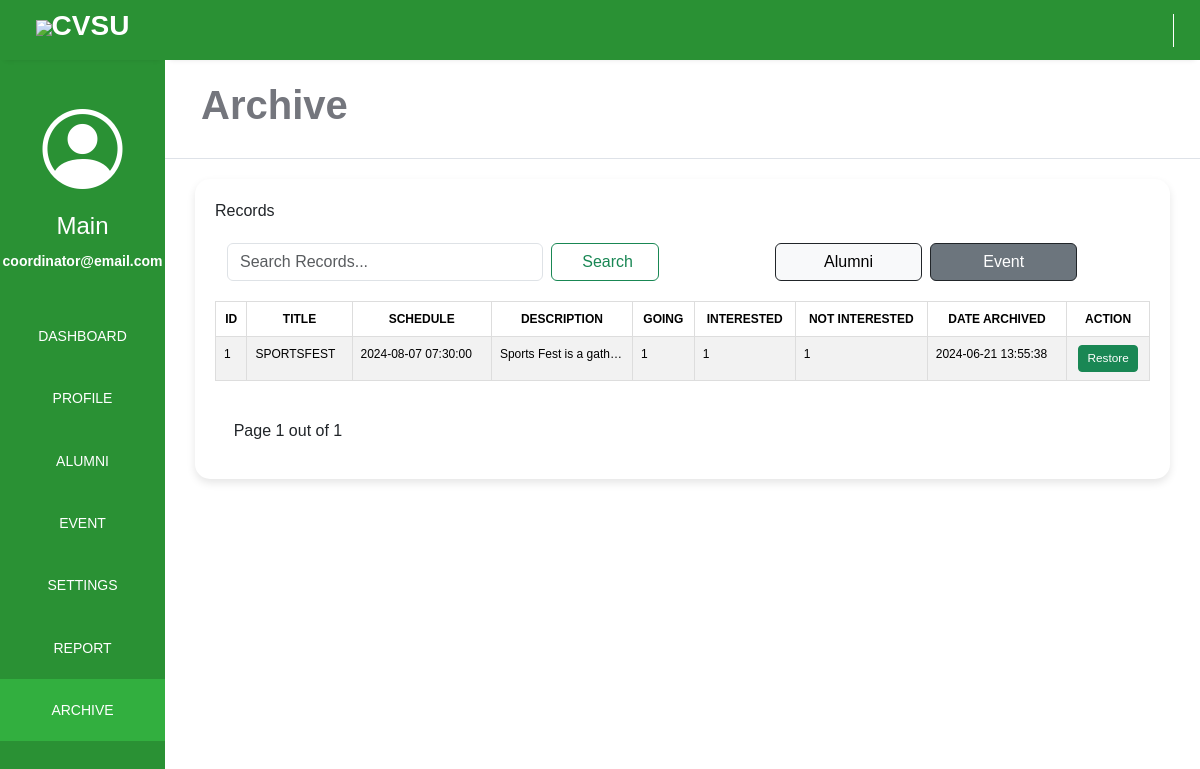
/coordinatorPage/archive/event_archive.php (signed in), run on the app's committed database.
### tables this page shows
CREATE TABLE `coordinator` (
  `coor_id` int(10) NOT NULL,
  `fname` varchar(250) NOT NULL,
  `mname` varchar(250) NOT NULL,
  `lname` varchar(250) NOT NULL,
  `contact` bigint(12) NOT NULL,
  `email` varchar(250) NOT NULL,
  `password` varchar(250) NOT NULL,
  `date_created` timestamp NOT NULL DEFAULT current_timestamp()
);

CREATE TABLE `event_archive` (
  `event_id` int(10) NOT NULL,
  `title` varchar(255) NOT NULL,
  `sched_date` date NOT NULL,
  `sched_time` time NOT NULL,
  `description` text NOT NULL,
  `image` longblob NOT NULL,
  `going` int(10) NOT NULL,
  `interested` int(10) NOT NULL,
  `not_interested` int(10) NOT NULL,
  `date_created` datetime NOT NULL,
  `date_archived` timestamp NOT NULL DEFAULT current_timestamp() ON UPDATE current_timestamp()
);

### coordinatorPage/archive/event_archive.php (the view, shortened to what this page needs)
<?php
$serername = "localhost";
$db_username = "root";
$db_password = "";
$db_name = "alumni_management_system";
$conn = mysqli_connect($serername, $db_username, $db_password, $db_name);
if (isset($_SESSION['user_id'])) {
    $account = $_SESSION['user_id'];
    $stmt = $conn->prepare("SELECT * FROM coordinator WHERE coor_id = ?");
    $stmt->bind_param("s", $account);
    $stmt->execute();
    $user_result = $stmt->get_result();
    if ($user_result->num_rows > 0) {
        $user = $user_result->fetch_assoc();
    } else {
    }
} else {
    echo "User not logged in.";
}
$records_per_page = 6;
$current_page = isset($_GET['page']) ? $_GET['page'] : 1;
$start_from = ($current_page - 1) * $records_per_page;
$sql = "SELECT * FROM event_archive ";
$sql .= "LIMIT $start_from, $records_per_page";
$result = $conn->query($sql);
$total_records_query = "SELECT COUNT(*) FROM event_archive";
$total_records_result = mysqli_query($conn, $total_records_query);
$total_records_row = mysqli_fetch_array($total_records_result);
$total_records = $total_records_row[0];
$total_pages = ceil($total_records / $records_per_page);
?>
<!DOCTYPE html>
<html lang="en">
<head>
    <link rel="stylesheet" href="./css/alumni_arc.css">
    <link rel="stylesheet" href="https://maxst.icons8.com/vue-static/landings/line-awesome/line-awesome/1.3.0/css/line-awesome.min.css">
    <link rel="stylesheet" href="https://cdn.jsdelivr.net/npm/bootstrap@5.3.3/dist/css/bootstrap.min.css">
    <link href='https://unpkg.com/boxicons@2.1.4/css/boxicons.min.css' rel='stylesheet'>
    <link rel="stylesheet" href="https://cdn.jsdelivr.net/npm/bootstrap-icons@1.11.3/font/bootstrap-icons.min.css">
</head>
<body>
    <div class="sidebar">
        <div class="side-header">
            <h3><img src="https://cvsu-imus.edu.ph/student-portal/assets/images/logo-mobile.png"></img><span>CVSU</span></h3>
        </div>
        <div class="side-content">
            <div class="profile">
            <i class="bi bi-person-circle"></i>
                <h4><?php echo $user['fname']; ?></h4>
                <small style="color: white;"><?php echo $user['email']; ?></small>
            </div>
            <div class="side-menu">
                <ul>
                    <li>
                        <a href="../dashboard_admin.php">
                            <small>DASHBOARD</small>
                        </a>
                    </li>
                    <li>
                        <a href="../profile/profile.php">
                            <small>PROFILE</small>
                        </a>
                    </li>
                    <li>
                        <a href="../alumni/alumni.php">
                            <small>ALUMNI</small>
                        </a>
                    </li>
                    <li>
                        <a href="../event/event.php">
                            <small>EVENT</small>
                        </a>
                    </li>
                    <li>
                        <a href="../settings/about.php">
                            <small>SETTINGS</small>
                        </a>
                    </li>
                    <li>
                        <a href="../report/report.php">
                            <small>REPORT</small>
                        </a>
                    </li>
                    <li>
                        <a href="./event_archive.php" class="active">
                            <small>ARCHIVE</small>
                        </a>
                    </li>
                </ul>
            </div>
        </div>
    </div>
    <div class="main-content">
        <header>
            <div class="header-content">
                <div class="header-menu">
                    <div class="user">
                        <a href="../logout.php">
                            <span class="las la-power-off" style="font-size: 30px; border-left: 1px solid #fff; padding-left:10px; color:#fff"></span>
                        </a>
                    </div>
                </div>
            </div>
        </header>
        <main>
            <div class="page-header">
                <h1><strong>Archive</strong></h1>
            </div>
            <div class="container-fluid" id="main-container">
                <div class="container-fluid" id="content-container">
                    <div class="container-title">
                        <span>Records</span>
                    </div>
                    <div class="congainer-fluid" id="column-header">
                        <div class="row">
                            <div class="col">
                                <div class="search">
                                    <form class="d-flex" role="search">
                                        <div class="container-fluid" id="search">
                                            <input class="form-control me-2" type="search" name="query" placeholder="Search Records..." aria-label="Search" value="<?php echo isset($_GET['query']) ? $_GET['query'] : ''; ?>">
                                            <button class="btn btn-outline-success" type="submit" style="padding-left: 30px; padding-right: 39px;">Search</button>
                                        </div>
                                    </form>
                                </div>
                            </div>
                            <div class="col">
                                <div class="add-button" style="margin-left: 17.7%; margin-right: 0;">
                                    <a class='btn btn-light border border-dark' href='./alumni_archive.php' style="padding-left: 48px; padding-right: 48px; margin-right: 1%;">Alumni</a>
                                    <a class='btn btn-secondary border border-dark' href='./event_archive.php' style="padding-left: 52px; padding-right: 52px;">Event</a>
                                </div>
                            </div>
                        </div>
                    </div>
                    <div class="table-content">
                        <table id="example" class="table-responsive table table-striped table-hover ">
                            <thead>
                                <tr>
                                    <th scope="col" class="inline">ID</th>
                                    <th scope="col" class="inline">TITLE</th>
                                    <th scope="col" class="inline">SCHEDULE</th>
                                    <th scope="col" class="inline">DESCRIPTION</th>
                                    <th scope="col" class="inline">GOING</th>
                                    <th scope="col" class="inline">INTERESTED</th>
                                    <th scope="col" class="inline">NOT INTERESTED</th>
                                    <th scope="col" class="inline">DATE ARCHIVED</th>
                                    <th scope="col" class="inline">ACTION</th>
                                </tr>
                            </thead>
                            <tbody>
                                <?php
                                if ($result->num_rows > 0) {
                                    while ($row = $result->fetch_assoc()) {
                                        $schedule = $row["sched_date"] . "  " . $row["sched_time"];
                                ?>
                                        <tr>
                                            <td class="inline"><?php echo $row['event_id'] ?></td>
                                            <td class="inline"><?php echo $row['title'] ?></td>
                                            <td class="inline"><?php echo htmlspecialchars($schedule) ?></td>
                                            <td class="inline"><?php echo $row['description'] ?></td>
                                            <td class="inline"><?php echo $row['going'] ?></td>
                                            <td class="inline"><?php echo $row['interested'] ?></td>
                                            <td class="inline"><?php echo $row['not_interested'] ?></td>
                                            <td class="inline"><?php echo $row['date_archived'] ?></td>
                                            <?php
                                            echo "
                                                <td class='inline act'>
                                                    <div class='button'>
                                                        <a class='btn btn-success btn-sm' href='./restore_event.php?id=$row[event_id]' style='font-size: 11.8px;'>Restore</a>
                                                    </div>
                                                </td>
                                            "; ?>
                                        </tr>
                                <?php
                                    }
                                } else {
                                    $current_page = 0;
                                    echo '<tr><td colspan="12" style="text-align: center;">No records found</td></tr>';
                                }
                                ?>
                            </tbody>
                        </table>
                    </div>
                    <div>
                        <p style="margin-left:2%;margin-top:2.3%;">Page <?= $current_page ?> out of <?= $total_pages ?></p>
                    </div>
                </div>
            </div>
        </main>
</body>
</html>

### coordinatorPage/archive/css/alumni_arc.css (style rules this page uses)
:root { --main-color: #2a9134; --color-dark: #34425A; --text-grey: #B0B0B0; }
* { margin: 0; padding: 0; text-decoration: none; list-style-type: none; box-sizing: border-box; font-family: 'Merriweather', sans-serif; overflow-x: hidden; }
.sidebar { position: fixed; height: 100%; width: 165px; left: 0; bottom: 0; top: 0; z-index: 100; background: #2a9134; box-shadow: 0px 5px 5px 5px rgb(0 0 0 0.2); transition: left 300ms; }
.side-header span { font-weight: bold; }
.side-header { box-shadow: 0px 5px 5px -5px rgb(0 0 0 /10%); background: var(--main-color); height: 60px; display: flex; justify-content: center; align-items: center; }
.side-header img { width: 40px; }
.side-header h3, side-head span { color: #fff; font-weight: 400; }
.side-content { height: calc(100vh - 60px); overflow: auto; }
.profile { text-align: center; padding: 2rem 0rem; }
.profile h4 { color: #fff; font-weight: 500; }
.profile small { color: #899DC1; font-weight: 600; }
.side-menu ul { text-align: center; padding: 0px; }
.side-menu ul li small { color: white; ; }
.side-menu a { display: block; padding: 1.2rem 0rem; text-decoration: none !important; }
.side-menu a.active { background: #32af3f; }
.side-menu a.active span, .side-menu a.active small { color: #fff; }
.side-menu a span, .side-menu a small { color: #899DC1; }
.main-content { margin-left: 165px; width: calc(100% - 165px); transition: margin-left 300ms; }
header { position: fixed; right: 0; top: 0; left: 165px; z-index: 100; height: 60px; box-shadow: 0px 5px 5px -5px rgb(0 0 0 /10%); background: #2a9134; transition: left 300ms; }
.header-content, .header-menu { display: flex; align-items: center; }
.header-content { justify-content: space-between; padding: 0rem 1rem; }
.header-menu { justify-content: flex-end; padding-top: .5rem; }
.user { display: flex; align-items: center; }
main { margin-top: 60px; }
.page-header { padding: 1.3rem 1rem; background: #fff; border-bottom: 1px solid #dee2e8; width: 100%; }
.page-header h1, .page-header small { color: #74767d; margin-left: 20px; width: 100%; }
.table-content { margin-top: 20px; width: 100%; overflow-y: hidden; overflow-x: auto; }
.side-content .profile i { color: #fff; font-size: 80px; font-weight: lighter; }
#main-container { padding-left: 30px; padding-right: 30px; padding-bottom: 30px; }
#column-header { margin-top: 20px; }
#content-container { margin-top: 30px; background-color: #ffffff; border-radius: 15px; box-shadow: 0 4px 8px rgba(0, 0, 0, 0.1); padding: 20px; margin: 20px 0; transition: transform 0.2s; }
#search { display: flex; justify-content: left; }

### coordinatorPage/archive/event_archive.php (style rules this page uses)
table { width: 100%; border-collapse: collapse; }
td { text-align: left; }
.inline { border: 1px solid #dddddd; padding: 8px; font-size: 12px; white-space: nowrap; overflow: hidden; text-overflow: ellipsis; max-width: 130px; }
.act { max-width: 235px; text-align: center; }
th { background-color: #368DB8; font-weight: bold; text-align: center; }

### data on the page
coordinator: fname "Main", email "coordinator@email.com"
event_archive: event_id "1", title "SPORTSFEST", schedule "2024-08-07 07:30:00", description "Sports Fest is a gath…", going "1", interested "1", not_interested "1", date_archived "2024-06-21 13:55:38"

### other printed values
$current_page "1"
$total_pages "1"
